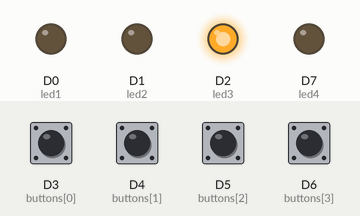
This sketch was run on a simulated Particle Photon. On the bench: output pins drawn as LEDs (lit = HIGH). Inputs (shaded band) come from the test bench; at power-on: D3 (buttons[0]), D4 (buttons[1]), D5 (buttons[2]), D6 (buttons[3]) HIGH. What the sketch prints to the serial monitor is not drawn.

Above: at 1.2 s.
1.3 s: D4 (buttons[1]) pulled LOW for 0.15 s
At 2.2 s:
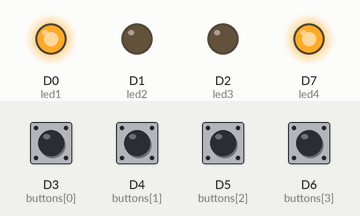
2.9 s: D5 (buttons[2]) pulled LOW for 0.15 s
At 3.4 s:
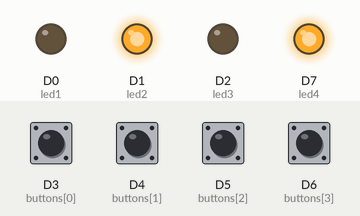
4.5 s: D4 (buttons[1]) pulled LOW for 1 s
At 5.0 s:
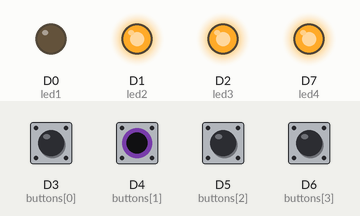
7.0 s: D3 (buttons[0]) pulled LOW for 0.15 s
At 8.1 s:
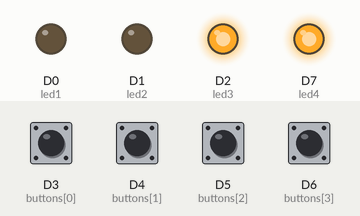
Timing chart, 0 to 10.0 s (numbered marks = the images above; inputs shaded):
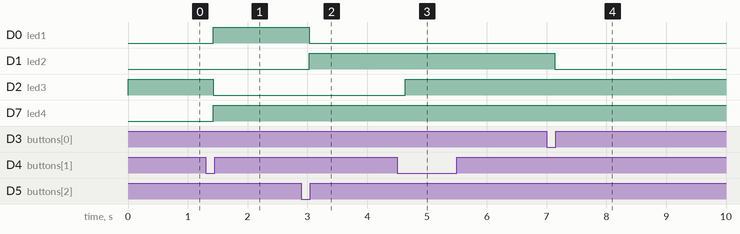

The sketch:

assignment4.ino
```cpp
// This #include statement was automatically added by the Particle IDE.
#include "GarageHardware.h"

boolean isD3 = false;
boolean isD4 = false;
boolean isD5 = false;
boolean isD6 = false;
boolean buttonPress = false;

unsigned long workTime = 3000;
unsigned long workStart;

String newStateFromUI;


typedef enum { // sets states
  closed = 0,      // 0
  opening,     // 1
  opened,        // 2
  closing,     // 3
  pausedC2O,   // 4
  pausedO2C,   // 5
  faultO,
  faultC      // 7
} State;

State s = closed; // First initial state


void check_fault(){
    if (isFaultActive()){
if(s==closing){
s=faultC;
}
else if(s==opening){
s=faultO;
}
}
}

Timer fault_checker(200, check_fault);

// Handles data recieved from UI for state changes
void doorHandler(const char *event, String data)
{

  Serial.print(event);
  Serial.print(", data: ");
    newStateFromUI =  data;
    Serial.println(data);


}

int initStateHandler(String data)
{

 // Serial.print(event);
  Serial.print(", data: ");

  if (data == "open") {
      s = opened;
  } else if (data == "closed") {
      s =  closed; // set current state to door state
  } else if (data == "closing") {
      s =  closing; // set current state to door state
  } else if (data == "opening") {
      s =  opening; // set current state to door state
  } else if (data == "pausedO2C") {
      s =  pausedO2C; // set current state to door state
  } else if (data == "pausedC2O") {
      s =  pausedC2O; // set current state to door state
  } else if (data == "faultC") {
      s =  faultC; // set current state to door state
  } else if (data == "faultO") {
      s =  faultO; // set current state to door state
  }
   return 1;
    Serial.println(data);


}


void setup() {
    Serial.begin(9600);
    setupHardware();
    // recieve data from stateChange event from Javascript - passes data to doorHandler
    Particle.subscribe("stateChange", doorHandler);
    Particle.function("initState",initStateHandler);
    fault_checker.start();
    Serial.println("Closed");
}


/**
 * Return true if the door open/close button is pressed
 *
 * Note: this is directly based on hardware.  No debouncing or
 *       other processing is performed.
 *
 * return  true if buttons is currently pressed, false otherwise
 */
boolean isButtonPressed() {  // pause/open/close button
    return buttonPress;
}


/**
 * Return true if the door is fully closed
 *
 * Note: This is directly based on hardware.  No debouncing or
 *       other processing is performed.
 *
 * return  true if the door is completely closed, false otherwise
 */
boolean isDoorFullyClosed() {
    // if closing to closed button is pressed
  return (isD3 == true);
}

/**
 * Return true if the door has experienced a fault
 *
 * Note: This is directly based on hardware.  No debouncing or
 *       other processing is performed.
 *
 * return  true if the door is has experienced a fault
 */
boolean isFaultActive() {
    return (isD6 == true);
}

/**
 * Return true if the door is fully open
 *
 * Note: This is directly based on hardware.  No debouncing or
 *       other processing is performed.
 *
 * return  true if the door is completely open, false otherwise
 */
boolean isDoorFullyOpen() {
  // TODO: Your code to simulate the door open sensor
  return (isD5 == true);
}


// state switching method
State nextState(State state) {
  switch (state) {
    case closed: //0 red
        // if open button is pressed
        if (isD4 == true || newStateFromUI == "opening") {
            state = opening;
            Particle.publish("event","opening");
         }
      break;

    case opening:  // 1 blue
        // if pause button pressed
         if (isD4 == true || newStateFromUI == "pausedO2C") {
            state = pausedO2C;
            Particle.publish("event","pausedO2C");
            break;
         }
         else if (isFaultActive()){ // fault ONLY detected from hardware!
            state = faultO;
            Particle.publish("event","faultO");
            break;
         }
         else if (isDoorFullyOpen() || newStateFromUI == "opened") {
            state = opened;
            Particle.publish("event","open");
            break;
         }
         break;

    case opened: //2 green
         if (isD4 == true  || newStateFromUI == "closing"){
            state = closing;
            Particle.publish("event","closing");
         }
        break;

    case closing: //yellow
        // if pause button pressed
         if (isD4 == true || newStateFromUI == "pausedC2O") {
             state = pausedC2O;
             Particle.publish("event","pausedC2O");
             break;
         }
         else if (isFaultActive()){ // fault ONLY detected from hardware!
            state = faultC;
            Particle.publish("event","faultC");
            break;
         }
         else if(isDoorFullyClosed() || newStateFromUI == "closed"){
            state = closed;
            Particle.publish("event","closed");
            break;
         } else {
             break;
         }


    case pausedC2O: // white
        // if pause button pressed again, flip then resume
        if (isD4 == true || newStateFromUI == "opening"){
            state = opening;
            Particle.publish("event","opening");
         }
        break;
        // if pause button pressed again, flip then resume
    case pausedO2C: //white
        if (isD4 == true || newStateFromUI == "closing"){
            state = closing;
            Particle.publish("event","closing");
         }
        break;

    case faultO: // purple
        // if fault button pressed again, resume
        if (isFaultActive()){
            state = opening;
            Particle.publish("event","opening");
         }
        break;

    case faultC: // purple
        // if fault button pressed again, resume
        if (isFaultActive()){
            state = closing;
            Particle.publish("event","closing");
         }
        break;
  }
  return state;
}


void loop() {

  int thisSwitch = thisSwitch_justPressed();
  switch(thisSwitch)
  {
  case 0:
    Serial.println("finish closing switch just pressed");  // D3
    isD3 = true;
    isD4 = false;
    isD5 = false;
    isD6 = false;
    buttonPress = true;
    break;

  case 1:
    Serial.println("open/close/pause switch just pressed");  // D4
     isD3 = false;
    isD4 = true;
    isD5 = false;
    isD6 = false;
    buttonPress = true;
    break;
  case 2:
    Serial.println("finish opening switch just pressed"); // D5
     isD3 = false;
    isD4 = false;
    isD5 = true;
    isD6 = false;
    buttonPress = true;
    break;
  case 3:
    Serial.println("fault switch just pressed");  // D6
     isD3 = false;
    isD4 = false;
    isD5 = false;
    isD6 = true;
    buttonPress = true;
    break;
  }

    s = nextState(s);

  switch(s) {
    case closed: //0
        Serial.println("closed");
        stopMotorClosed();
      break;

    case opening:  // 1
        Serial.println("opening");
        startMotorOpening();
      break;

    case opened: //2
        Serial.println("opened");
        stopMotorOpened();
        break;

    case closing:
        Serial.println("closing");
        startMotorClosing();
        break;

    case pausedC2O:
        Serial.println("pausedC2O");
         stopMotorPaused();
        break;

    case pausedO2C:
        Serial.println("pausedO2C");
         stopMotorPaused();
        break;

    case faultO:
        Serial.println("faultO");
         stopMotorFault();
        break;

    case faultC:
        Serial.println("faultC");
         stopMotorFault();
        break;
  }

// reset button press
    buttonPress = false;
    isD3 = false;
    isD4 = false;
    isD5 = false;
    isD6 = false;

}
```

GarageHardware.cpp
```cpp
#include"GarageHardware.h"

// TODO: Define any variables or constants here

#define DEBOUNCE 100  // how many ms to debounce, 5+ ms is usually plenty

// initial var (closed light)
int R = 255;
int G = 0;
int B = 0;

//define the buttons that we'll use.
const int led1 = D0;
const int led2 = D1;
const int led3 = D2;

const int led4 = D7;

const int buttons[] = {3,4,5,6};
//determine how big the array up above is, by checking the size
#define NUMBUTTONS sizeof(buttons)
//track if a button is just pressed, just released, or 'currently pressed'
int pressed[NUMBUTTONS], justpressed[NUMBUTTONS], justreleased[NUMBUTTONS];
int previous_keystate[NUMBUTTONS], current_keystate[NUMBUTTONS];


int t_closed = 0;
int t_opened = 0;

/**
 * Setup the door hardware (all I/O should be configured here)
 *
 * This routine should be called only once from setup()
 */
void setupHardware() {
  // TODO: Your code to setup your "simulated" hardware
  //D1, 0 = pushed, 1 = unpushed
  int i;

  pinMode(D3, INPUT_PULLUP); // closing to close button
  pinMode(D4, INPUT_PULLUP); // start opening/start closing pause button
  pinMode(D5, INPUT_PULLUP); // opening to open button
  pinMode(D6, INPUT_PULLUP); // fault button
  pinMode(led1, OUTPUT);
  pinMode(led2, OUTPUT);
  pinMode(led3, OUTPUT);
  pinMode(led4, OUTPUT);

   analogWrite(led1, B);
    analogWrite(led2, G);
    analogWrite(led3, R);

    // pull-up resistors on switch pins
  for (i=0; i< NUMBUTTONS; i++) {
    digitalWrite(buttons[i], HIGH);
  }
}


void startMotorOpening() {
     setLight(true);
    // opening = blue
    R = 0;
    G = 0;
    B = 255;
    analogWrite(led1, B);
    analogWrite(led2, G);
    analogWrite(led3, R);

}
/**
 * This function will start the motor moving in a direction closes the door.
 *
 * Note: This is a non-blocking function.  It will return immediately
 *       and the motor will continue to opperate until stopped or reversed.
 *
 * return void
 */
void startMotorClosing() {
    setLight(true);
    // closing = yellow
    R = 255;
    G = 255;
    B = 0;
    analogWrite(led1, B);
    analogWrite(led2, G);
    analogWrite(led3, R);

}

/**
 * This function will stop all motor movement.
 *
 * Note: This is a non-blocking function.  It will return immediately.
 *
 * return void
 */
void stopMotorPaused() {
  // TODO: Your code to simulate the door stopping motion
    // (grey)
    R = 160;
    G = 160;
    B = 160;
    analogWrite(led1, B);
    analogWrite(led2, G);
    analogWrite(led3, R);
}


void stopMotorClosed() {
    t_closed = millis();
    // write fully closed light (red)
    R = 255;
    G = 0;
    B = 0;
    if(millis()-t_closed>5000){
	        setLight(false);
    }
    else{
        analogWrite(led1, B);
        analogWrite(led2, G);
        analogWrite(led3, R);
    }
}

void stopMotorOpened() {
    t_opened = millis();
     // fully opened color (green)
    R = 0;
    G = 255;
    B = 0;
    if(millis()-t_opened>5000){
	        setLight(false);
    }
    else{
         analogWrite(led1, B);
        analogWrite(led2, G);
        analogWrite(led3, R);
    }
}

void stopMotorFault() {
    R = 239;
    G = 55;
    B = 252;
    analogWrite(led1, B);
    analogWrite(led2, G);
    analogWrite(led3, R);

}


/**
 * This function will control the state of the light on the opener.
 *
 * Parameter: on: true indicates the light should enter the "on" state;
 *                false indicates the light should enter the "off" state
 *
 * Note: This is a non-blocking function.  It will return immediately.
 *
 * return void
 */
void setLight(boolean on) {
  if (on){
   digitalWrite(D7,HIGH);
  }
  else{
   digitalWrite(D7,LOW);

  }
}


void check_switches()
{
  static int previousstate[NUMBUTTONS];
  static int currentstate[NUMBUTTONS];
  static long lasttime;
  int index;
  if (millis() < lasttime) {
    // we wrapped around, lets just try again
    lasttime = millis();
  }
  if ((lasttime + DEBOUNCE) > millis()) {
    // not enough time has passed to debounce
    return;
  }
  // reset timer after debounce time passed
  lasttime = millis();
  for (index = 0; index < NUMBUTTONS; index++) {
    justpressed[index] = 0;       //when we start, we clear out the "just" indicators
    justreleased[index] = 0;
    currentstate[index] = digitalRead(buttons[index]);   //read the button
    if (currentstate[index] == previousstate[index]) {
      if ((pressed[index] == LOW) && (currentstate[index] == LOW)) {
        // just pressed
        justpressed[index] = 1;
      }
      else if ((pressed[index] == HIGH) && (currentstate[index] == HIGH)) {
        justreleased[index] = 1; // just released
      }
      pressed[index] = !currentstate[index];  //remember, digital HIGH means NOT pressed
    }
    previousstate[index] = currentstate[index]; //keep a running tally of the buttons
  }
}

int thisSwitch_justPressed() {
  int thisSwitch = 255;
  check_switches();  //check the switches &amp; get the current state
  for (int i = 0; i < NUMBUTTONS; i++) {
    current_keystate[i]=justpressed[i];
    if (current_keystate[i] != previous_keystate[i]) {
      if (current_keystate[i]) thisSwitch=i;
    }
    previous_keystate[i]=current_keystate[i];
  }
  return thisSwitch;
}
```

GarageHardware.h
```cpp
#ifndef __GARAGE_HARDWARE__
#define __GARAGE_HARDWARE__

#include"Arduino.h"

/**
 * Setup the door hardware (all I/O should be configured here)
 *
 * This routine should be called only once from setup()
 */
void setupHardware();


/**
 * This function will start the motor moving in a direction that opens the door.
 *
 * Note: This is a non-blocking function.  It will return immediately
 *       and the motor will continue to opperate until stopped or reversed.
 *
 * return void
 */
void startMotorOpening();

/**
 * This function will start the motor moving in a direction closes the door.
 *
 * Note: This is a non-blocking function.  It will return immediately
 *       and the motor will continue to opperate until stopped or reversed.
 *
 * return void
 */
void startMotorClosing();

/**
 * This function will stop all motor movement.
 *
 * Note: This is a non-blocking function.  It will return immediately.
 *
 * return void
 */
void stopMotorPaused();

void stopMotorClosed();

void stopMotorOpened();

void stopMotorFault();

/**
 * This function will control the state of the light on the opener.
 *
 * Parameter: on: true indicates the light should enter the "on" state;
 *                false indicates the light should enter the "off" state
 *
 * Note: This is a non-blocking function.  It will return immediately.
 *
 * return void
 */
void setLight(boolean on);
void check_switches();
int thisSwitch_justPressed();

#endif
```

Measured:
- after the input at 1.3 s, D0 (led1), D7 (led4): LOW → HIGH after 0.13 s; D2 (led3): HIGH → LOW after 0.13 s
- after the input at 2.9 s, D0 (led1): HIGH → LOW after 0.13 s; D1 (led2): LOW → HIGH after 0.13 s
- after the input at 4.5 s, D2 (led3): LOW → HIGH after 0.14 s
- after the input at 7.0 s, D1 (led2): HIGH → LOW after 0.14 s
